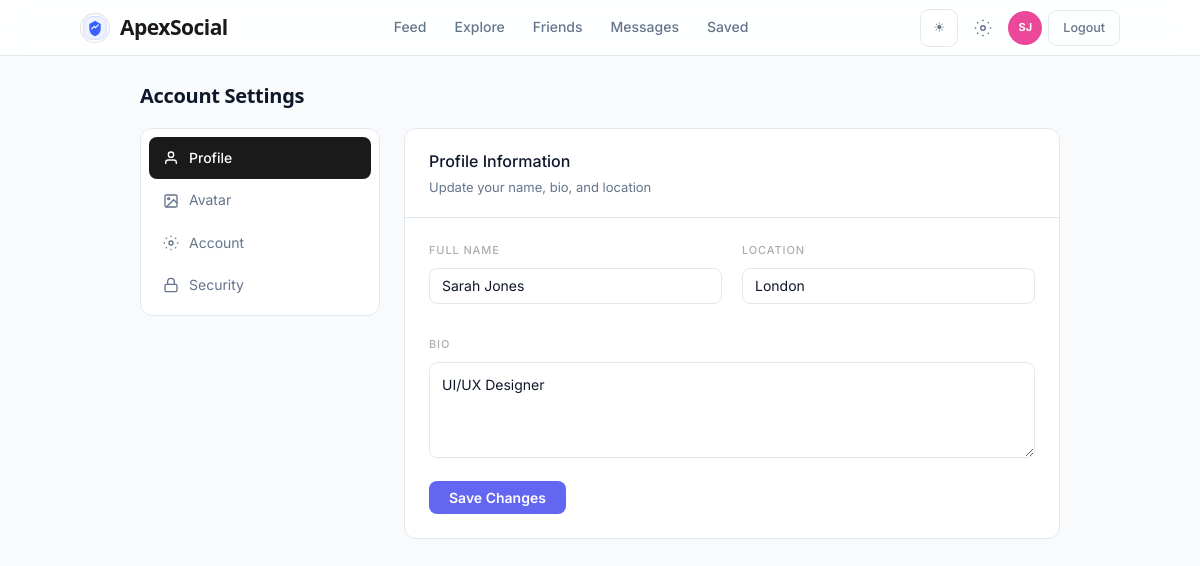
/pages/settings.php (signed in), run on the app's committed database.
### tables this page shows
CREATE TABLE IF NOT EXISTS users (
    id INT AUTO_INCREMENT PRIMARY KEY,
    username VARCHAR(50) NOT NULL UNIQUE,
    email VARCHAR(100) NOT NULL UNIQUE,
    password VARCHAR(255) NOT NULL,            
    full_name VARCHAR(100) DEFAULT '',
    bio TEXT DEFAULT NULL,
    location VARCHAR(100) DEFAULT '',
    avatar VARCHAR(255) DEFAULT NULL,
    avatar_color VARCHAR(7) DEFAULT '#4f46e5',
    is_blocked TINYINT(1) DEFAULT 0,
    is_admin TINYINT(1) DEFAULT 0,
    ban_reason TEXT DEFAULT NULL,
    banned_at DATETIME DEFAULT NULL,
    session_invalidated_at DATETIME DEFAULT NULL,
    created_at TIMESTAMP DEFAULT CURRENT_TIMESTAMP
);

### pages/settings.php (the view, shortened to what this page needs)
<?php
require_once '../includes/config.php';
$me = getCurrentUser($pdo);
$tab = $_GET['tab'] ?? 'profile';
?>
<!DOCTYPE html>
<html lang="en">
<head>
    <link rel="stylesheet" href="../assets/css/style.css?v=loop202605">
</head>
<body>
<?php $nav_active = 'settings'; require APEX_ROOT . '/includes/navbar.php'; ?>
<div class="feed-wrap shell-animate" style="max-width:960px">
    <h1 class="page-title">Account Settings</h1>
    <div class="settings-layout">
                <div class="settings-nav">
            <a href="?tab=profile" class="<?= $tab === 'profile' ? 'active' : '' ?>">
                <svg viewBox="0 0 24 24" fill="none" stroke="currentColor" stroke-width="2"><path d="M20 21v-2a4 4 0 0 0-4-4H8a4 4 0 0 0-4 4v2"/><circle cx="12" cy="7" r="4"/></svg>
                Profile
            </a>
            <a href="?tab=avatar" class="<?= $tab === 'avatar' ? 'active' : '' ?>">
                <svg viewBox="0 0 24 24" fill="none" stroke="currentColor" stroke-width="2"><rect x="3" y="3" width="18" height="18" rx="2"/><circle cx="8.5" cy="8.5" r="1.5"/><polyline points="21 15 16 10 5 21"/></svg>
                Avatar
            </a>
            <a href="?tab=account" class="<?= $tab === 'account' ? 'active' : '' ?>">
                <svg viewBox="0 0 24 24" fill="none" stroke="currentColor" stroke-width="2"><circle cx="12" cy="12" r="3"/><path d="M12 1v2m0 18v2M4.22 4.22l1.42 1.42m12.72 12.72l1.42 1.42M1 12h2m18 0h2M4.22 19.78l1.42-1.42M18.36 5.64l1.42-1.42"/></svg>
                Account
            </a>
            <a href="?tab=security" class="<?= $tab === 'security' ? 'active' : '' ?>">
                <svg viewBox="0 0 24 24" fill="none" stroke="currentColor" stroke-width="2"><rect x="3" y="11" width="18" height="11" rx="2" ry="2"/><path d="M7 11V7a5 5 0 0 1 10 0v4"/></svg>
                Security
            </a>
        </div>
                <div>
            <?php if ($tab === 'profile'): ?>
            <div class="settings-card">
                <div class="settings-header">
                    <h2>Profile Information</h2>
                    <p>Update your name, bio, and location</p>
                </div>
                <div class="settings-body">
                    <form method="POST">
                        <div class="settings-row">
                            <div class="form-group">
                                <label class="form-label">Full Name</label>
                                <input type="text" name="full_name" class="form-input" value="<?= htmlspecialchars($me['full_name']) ?>" required>
                            </div>
                            <div class="form-group">
                                <label class="form-label">Location</label>
                                <input type="text" name="location" class="form-input" value="<?= htmlspecialchars($me['location'] ?? '') ?>" placeholder="City, Country">
                            </div>
                        </div>
                        <div class="form-group">
                            <label class="form-label">Bio</label>
                            <textarea name="bio" class="form-input" rows="3" placeholder="Tell us about yourself..."><?= htmlspecialchars($me['bio'] ?? '') ?></textarea>
                        </div>
                        <button type="submit" class="btn btn-primary">Save Changes</button>
                    </form>
                </div>
            </div>
            <?php endif; ?>
        </div>
    </div>
</div>
</body>
</html>

### includes/config.php (shortened to what this page needs)
<?php
function getCurrentUser($pdo)
{
    $s = $pdo->prepare('SELECT * FROM users WHERE id=?');
    $s->execute([$_SESSION['user_id']]);
    return $s->fetch();
}
function getInitials($name)
{
    $parts = preg_split('/[\s_]+/', trim($name));
    if (count($parts) >= 2) {
        return strtoupper(substr($parts[0], 0, 1) . substr($parts[1], 0, 1));
    }
    return strtoupper(substr($name, 0, 2));
}
function avatarHtml($user, $size = 40, $fontSize = 13)
{
    $style = "width:{$size}px;height:{$size}px;border-radius:50%;display:flex;align-items:center;justify-content:center;font-size:{$fontSize}px;font-weight:700;color:white;flex-shrink:0;";
    return '<div style="background:' . ($user['avatar_color'] ?? '#4f46e5') . ';' . $style . '">' . getInitials($user['username']) . '</div>';
}

### assets/css/style.css (style rules this page uses)
:root { --bg: #f6f5f2; --bg-card: #ffffff; --surface: #ffffff; --bg-hover: #edebe7; --bg-muted: #f0eeea; --bg-input: #ffffff; --border: rgba(0, 0, 0, 0.08); --border-hover: rgba(0, 0, 0, 0.13); --border-focus: rgba(26, 26, 26, 0.35); --text: #111111; --text2: #6b6a67; --text3: #aeada9; --ink: #1a1a1a; --accent: #1a1a1a; --accent-hover: #333333; --accent-dim: #f0eeea; --accent-glow: rgba(26, 26, 26, 0.12); --green: #0a9f68; --greend: #eaf8f1; --yellow: #c98712; --yellowd: #fff7e8; --red: #e24b4a; --redd: #fdeeee; --blued: #eff6ff; --purpled: #f5f3ff; --r: 12px; --r-sm: 10px; --r-xs: 8px; --shadow-lg: 0 18px 40px rgba(0, 0, 0, 0.08); --font-syne: "Syne", system-ui, sans-serif; --font-dm: "DM Sans", system-ui, sans-serif; }
* { box-sizing: border-box; margin: 0; padding: 0; }
html, body { font-family: var(--font-dm), -apple-system, BlinkMacSystemFont, "Segoe UI", sans-serif; background: var(--bg); color: var(--text); -webkit-font-smoothing: antialiased; min-height: 100vh; font-size: 14px; line-height: 1.55; }
a { color: var(--accent); text-decoration: none; transition: background-color .15s ease, color .15s ease, border-color .15s ease, transform .15s ease; }
.form-group { margin-bottom: 16px; }
.form-label { display: block; font-size: 11px; font-weight: 500; color: var(--text3); letter-spacing: 0.08em; text-transform: uppercase; margin-bottom: 8px; }
.form-input { width: 100%; background: var(--bg-input); border: 1px solid var(--border); border-radius: 8px; padding: 0 12px; height: 36px; color: var(--text); font-size: 14px; font-family: inherit; transition: all 0.18s; outline: none; }
.form-input::placeholder { color: #a8adc0; }
textarea.form-input { resize: vertical; min-height: 96px; line-height: 1.65; padding: 10px 12px; height: auto; }
.btn { display: inline-flex; align-items: center; justify-content: center; gap: 8px; padding: 10px 20px; border-radius: 8px; font-size: 14px; font-weight: 500; font-family: inherit; cursor: pointer; border: 1px solid transparent; transition: all 0.18s; text-decoration: none; white-space: nowrap; }
.btn-primary { background: var(--accent); color: #fff; border-color: var(--accent); }
.feed-wrap { max-width: 1240px; margin: 0 auto; padding: 24px 20px; }
.page-title { font-size: 20px; font-weight: 500; margin-bottom: 16px; color: var(--text); }
.settings-layout { display: grid; grid-template-columns: 240px 1fr; gap: 24px; align-items: start; }
.settings-nav { background: var(--bg-card); border: 1px solid var(--border); border-radius: 12px; padding: 8px; }
.settings-nav a { display: flex; align-items: center; gap: 10px; padding: 10px 14px; border-radius: 8px; color: var(--text2); font-size: 14px; font-weight: 400; }
.settings-nav a.active { background: var(--accent-dim); color: var(--accent); font-weight: 500; }
.settings-nav a svg { width: 16px; height: 16px; flex-shrink: 0; }
.settings-card { background: var(--bg-card); border: 1px solid var(--border); border-radius: 12px; margin-bottom: 16px; }
.settings-header { padding: 20px 24px; border-bottom: 1px solid var(--border); }
.settings-header h2 { font-size: 16px; font-weight: 500; }
.settings-header p { font-size: 13px; color: var(--text2); margin-top: 2px; }
.settings-body { padding: 24px; }
.settings-row { display: flex; gap: 20px; margin-bottom: 16px; }
.settings-row .form-group { flex: 1; }
.shell-animate { animation: shellIn 0.35s ease both; }
.feed-wrap { max-width: 1080px; }
.page-title { font-family: var(--font-syne), sans-serif; font-weight: 600; letter-spacing: -0.3px; }
.settings-nav a.active { background: var(--ink); color: #fff; font-weight: 500; }
.settings-nav a.active svg { stroke: #fff; }
:root { --primary: #6366f1; --primary-hover: #4f46e5; --bg: #f8fafc; --bg-card: #ffffff; --bg-hover: #f1f5f9; --border: #e2e8f0; --text: #0f172a; --text2: #64748b; --radius: 12px; --shadow: 0 1px 3px rgba(0, 0, 0, 0.08), 0 1px 2px rgba(0, 0, 0, 0.04); --accent: var(--primary); --accent-hover: var(--primary-hover); --r: var(--radius); }
html, body { font-family: "Inter", -apple-system, BlinkMacSystemFont, sans-serif; font-size: 15px; line-height: 1.6; }
h1, h2, h3, h4, h5, h6 { font-weight: 600; }
.btn-primary { background: var(--primary); color: #fff; border-radius: 8px; padding: 8px 20px; font-weight: 600; font-size: 14px; border: none; cursor: pointer; transition: background 0.15s; }

### data on the page
users: username "SJ", full_name "Sarah Jones", location "London", bio "UI/UX Designer"
